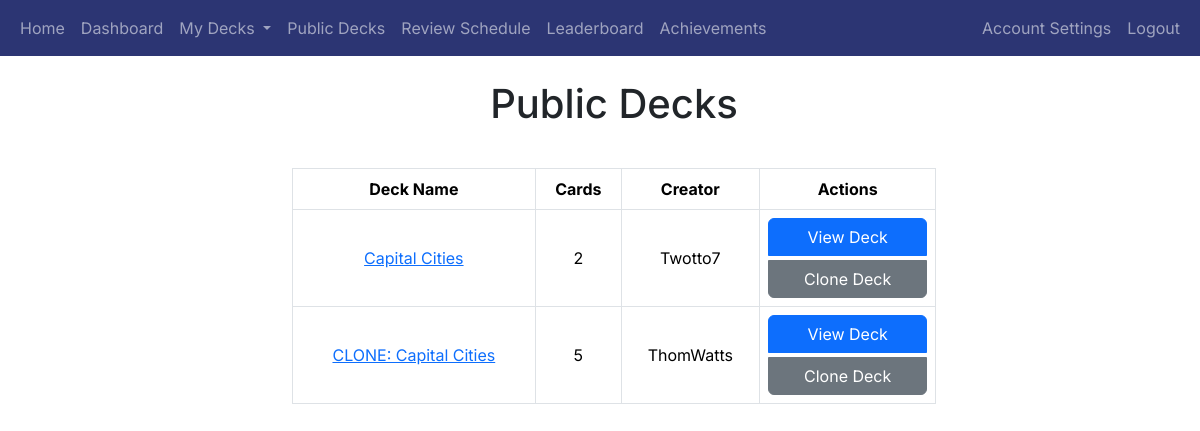
Page /public_decks (signed in) on the earlier database version.
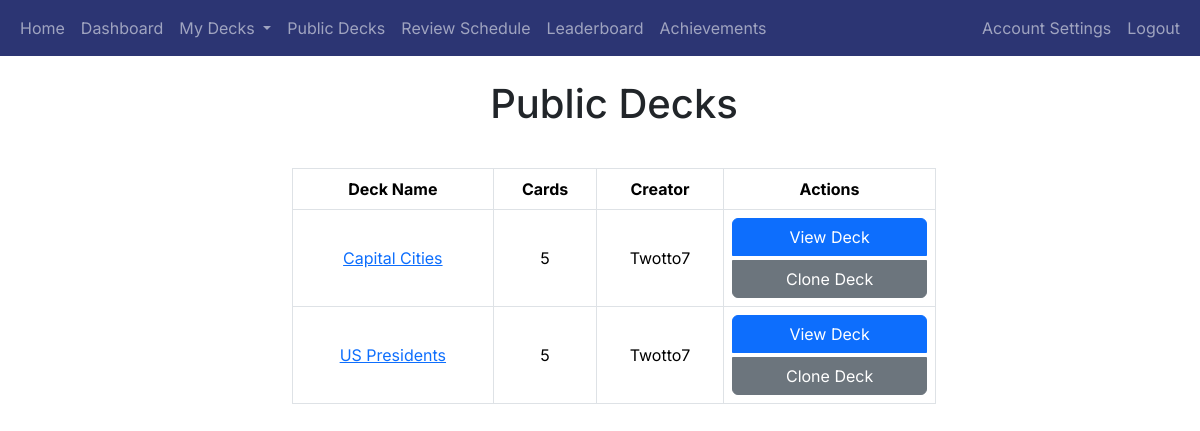
Same page on the later database version.
### app/decks/models.py (models this page shows, shortened)
class Deck(db.Model):
    deck_id = db.Column(db.Integer, primary_key=True)
    name = db.Column(db.String(100), nullable=False)
    user_id = db.Column(db.Integer, db.ForeignKey('user.user_id'), nullable=False)
    created_at = db.Column(db.DateTime, nullable=False, default=datetime.utcnow)
    shared = db.Column(db.Boolean, default=False)
    review_start_date = db.Column(db.DateTime, nullable=True)
    cards = db.relationship('Card', backref='deck', cascade='all, delete-orphan', lazy=True)

### app/auth/models.py (models this page shows, shortened)
class User(db.Model, UserMixin):
    user_id = db.Column(db.Integer, primary_key=True)
    username = db.Column(db.String(80), unique=True, nullable=False)
    email = db.Column(db.String(120), unique=True, nullable=False)
    password_hash = db.Column(db.String(256), nullable=False)
    points = db.Column(db.Integer, default=0)  # Add points column
    achievements = db.relationship('UserAchievement', back_populates='user', cascade='all, delete-orphan')
    login_events = db.relationship('LoginEvent', backref='user', cascade='all, delete-orphan', lazy=True)
    decks = db.relationship('Deck', backref='user', cascade='all, delete-orphan', lazy=True)

### app/decks/routes.py (the view)
@decks_blueprint.route('/public_decks')
@login_required
def public_decks():
    shared_decks = Deck.query.filter_by(shared=True).all()
    deck_data = []
    for deck in shared_decks:
        card_count = Card.query.filter_by(deck_id=deck.deck_id).count()
        creator = User.query.get(deck.user_id).username  # Fetch the username of the deck creator
        deck_data.append({
            'deck_id': deck.deck_id,
            'name': deck.name,
            'cards': card_count,
            'creator': creator  # Add the creator's username to the deck data
        })
    return render_template('public_decks.html', decks=deck_data)

### app/__init__.py (called while the page is built)
@login_manager.user_loader
def load_user(user_id):
    return User.query.get(int(user_id))

### app/decks/templates/public_decks.html (shortened to what this page needs)
{% extends "base.html" %}
{% block heading %}Public Decks{% endblock %}
{% block content %}
    <table class="table table-bordered">
        <thead>
            <tr>
                <th>Deck Name</th>
                <th class="num-col">Cards</th>
                <th class="num-col">Creator</th>
                <th>Actions</th>
            </tr>
        </thead>
        <tbody>
            {% for deck in decks %}
            <tr>
                <td><a href="{{ url_for('decks.view_deck', deck_id=deck['deck_id']) }}">{{ deck['name'] }}</a></td>
                <td class="num-col">{{ deck['cards'] }}</td>
                <td class="num-col">{{ deck['creator'] }}</td>
                <td>
                    <div class="btn-group-vertical">
                        <a href="{{ url_for('decks.view_deck', deck_id=deck['deck_id']) }}" class="btn btn-primary">View Deck</a>
                        <a href="{{ url_for('decks.clone_deck', deck_id=deck['deck_id']) }}" class="btn btn-secondary">Clone Deck</a>
                    </div>
                </td>
            </tr>
            {% endfor %}
        </tbody>
    </table>
{% endblock %}

Differences in the rows shown:
no longer on this page (row edited): Deck: name "CLONE: Capital Cities"
removed User: creator "ThomWatts"
added Deck: name "US Presidents"
Other differences:
new list line: "Capital Cities"
new list line: "5 View Deck Clone Deck"
new list line: "Twotto7"
list line gone: "Capital Cities"
list line gone: "2 View Deck Clone Deck"
list line gone: "Twotto7"
list line gone: "5 View Deck Clone Deck"
